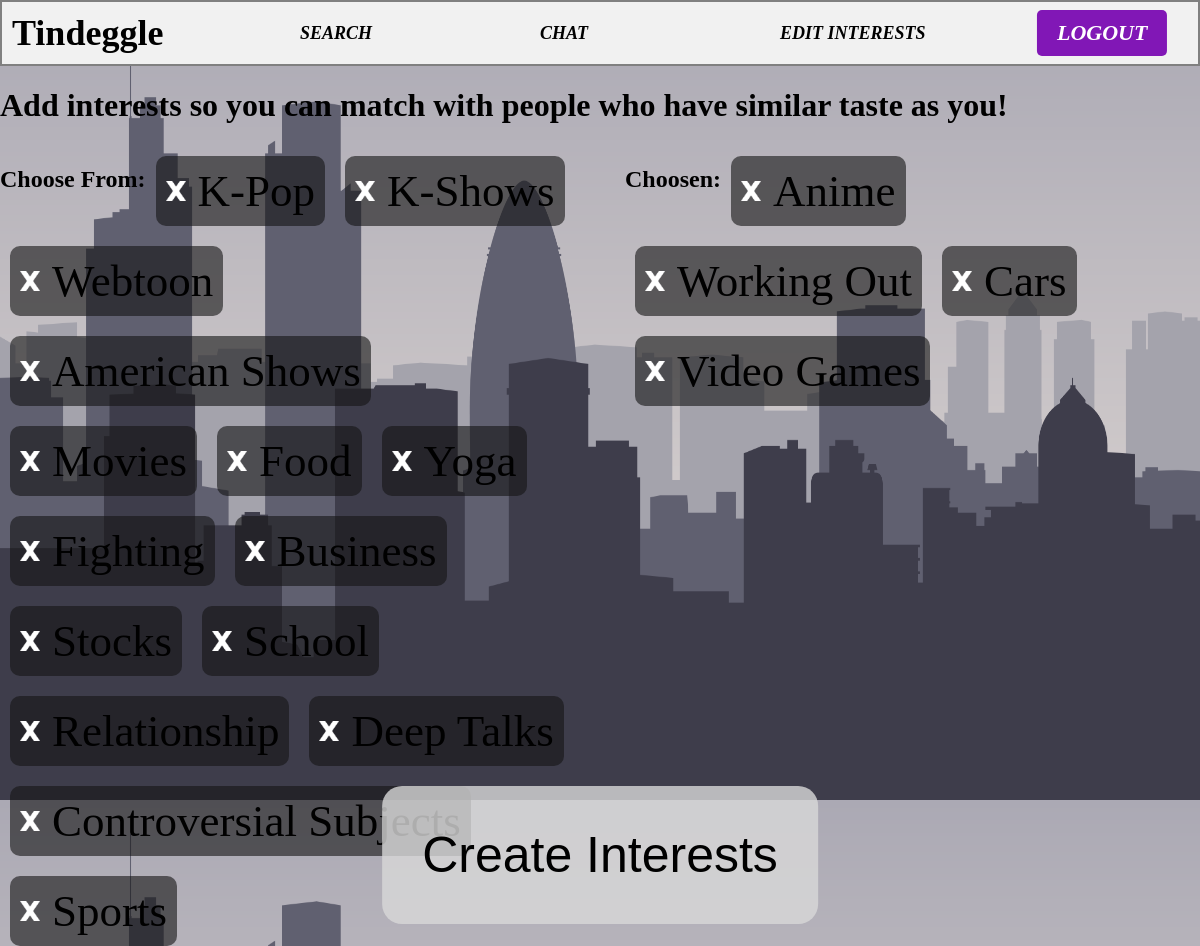
The app's page /editInterests/ (signed in) with its own data.
### match/models.py (models this page shows, shortened)
class Interest(models.Model):
    profile = models.ForeignKey(Profile, on_delete=models.CASCADE)
    choices = [
        ('Anime', 'Anime'),
        ('K-Pop', 'K-Pop'),
        ('K-Shows', 'K-Shows'),
        ('Webtoon', 'Webtoon'),
        ('American Shows', 'American Shows'),
        ('Movies', 'Movies'),
        ('Food', 'Food'),
        ('Yoga', 'Yoga'),
        ('Working Out', 'Working Out'),
        ('Fighting', 'Fighting'),
        ('Cars', 'Cars'),
        ('Business', 'Business'),
        ('Stocks', 'Stocks'),
        ('School', 'School'),
        ('Relationship', 'Relationship'),
        ('Deep Talks', 'Deep Talks'),
        ('Controversial Subjects', 'Controversial Subjects'),
        ('Video Games', 'Video Games'),
        ('Sports', 'Sports')
    ]
    interest = models.CharField(choices=choices, blank=True, max_length=100)

### match/views.py (the view, shortened to what this page needs)
# urls.py: path('editInterests/', EditInterestsView, name='editInterests'),
def EditInterestsView(request):
    profile = Profile.objects.get(user=request.user)
    interests = Interest.objects.filter(profile=profile)
    interestsList = [i.interest for i in interests]
    print(interestsList)
    choices = [ c[1] for c in Interest.interest.field.choices]
    print(choices)
    context = {
        'profile': profile,
        'choices': choices,
        'interests': interestsList,
    }
    return render(request, 'match/addInterests.html', context)

### match/templates/match/addInterests.html (shortened to what this page needs)
{% extends "base.html" %}
{% load static %}
{% block style %}<link rel="stylesheet" href="{% static 'match/addInterests.css' %}">{% endblock %}
{% block content %}
    <h1>Add interests so you can match with people who have similar taste as you!</h1>
    <form method="post">
        <div class="form">
            <div class="choices">
                <h2>Choose From:</h2>
                {% for choice in choices %}
                    {% if choice in interests %}
                    {% else %}
                    <div class="choice" id="{{choice}}_id">
                        <img class="checkImage" src="{% static 'match/addInterestX.png' %}">
                        <label class="choiceLabel">{{choice}}</label>
                    </div>
                    {% endif %}
                {% endfor %}
            </div>
            <div class="chosen">
                <h2>Choosen:</h2>
                {% for choice in choices %}
                    {% if choice in interests %}
                        <div class="choice" id="{{choice}}_id">
                            <img class="checkImage" src="{% static 'match/addInterestX.png' %}">
                            <label class="choiceLabel">{{choice}}</label>
                        </div>
                    {% endif %}
                {% endfor %}
            </div>
        </div>
        <input id="button" type="submit" value="Create Interests">
    </form>
{% endblock %}

### match/static/match/base.css (style rules this page uses)
body { font-family: 'GlobalFont'; color: black; background-color: rgb(225, 225, 225); margin: 0px; }

### match/static/match/addInterests.css (style rules this page uses)
body { background-image: url('addInterestsBackground.png'); background-size: 100vw 100vh; position: relative; }
.form { display: flex; height: 80vh; }
.choices { display: flex; flex-wrap: wrap; width: 50%; margin-right: 50px; height: 50px; }
.chosen { display: flex; flex-wrap: wrap; width: 50%; margin: 0px; height: 50px; }
.choice { background-color: rgba(20,20,20, 0.6); margin: 10px; padding: 10px; display: flex; align-items: center; height: 50px; border-radius: 10px; }
.choiceLabel { font-size: 45px; }
.checkImage { width: 20px; height: 20px; margin-right: 12px; }
#button { position: relative; left: 50%; transform: translate(-50%); padding: 40px; font-size: 50px; background-color: rgba(217, 217, 217, 0.8); border: 0; border-radius: 20px; }

### records on screen
Interest: interest "Anime"
Interest: interest "Working Out"
Interest: interest "Cars"
Interest: interest "Video Games"

### other values on screen
{{ choice }} "K-Pop" "K-Shows" "Webtoon" "American Shows" "Movies" "Food" "Yoga" "Fighting" "Business" "Stocks" "School" "Relationship" "Deep Talks" "Controversial Subjects" "Sports"
